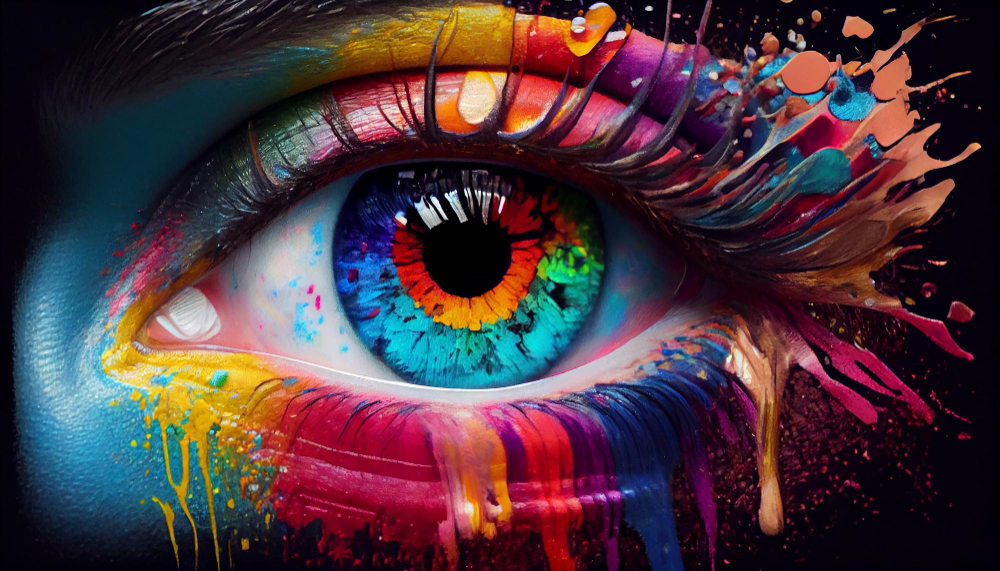
#> input picture HW2/color_image.jpg, 1000 x 571 px
$ python Q10.py
#> lines starting #> are read from the running program, lines starting #| are printed output that depends on the picture
import cv2


def crop_center_200x200(image_path):
    # 1. Read the image
#> called with image_path = 'color_image.jpg'
    img = cv2.imread(image_path)
#> img is the input picture: shape (571, 1000, 3); mean B, G, R 60.9, 52.6, 74.6

    if img is None:
        print("Error: Could not load image.")
        return

    # 2. Get image dimensions (Height, Width)
    h, w = img.shape[:2]
#> h = 571; w = 1000

    # 3. Define the crop size
    crop_size = 200

    # 4. Error Handling: Check if image is large enough
    if w < crop_size or h < crop_size:
        print(f"Error: Image is too small ({w}x{h}) to crop a {crop_size}x{crop_size} region.")
        return

    # 5. Calculate start and end coordinates
    # Center coordinates
    center_x, center_y = w // 2, h // 2
#> center_x = 500; center_y = 285

    # Top-left corner (start)
    start_x = center_x - (crop_size // 2)
#> start_x = 400
    start_y = center_y - (crop_size // 2)
#> start_y = 185

    # Bottom-right corner (end)
    end_x = start_x + crop_size
#> end_x = 600
    end_y = start_y + crop_size
#> end_y = 385

    print(f"Cropping region from x:{start_x} to x:{end_x}, y:{start_y} to y:{end_y}")
#| Cropping region from x:400 to x:600, y:185 to y:385

    # 6. Crop using NumPy array slicing
    # Syntax: image[row_start:row_end, col_start:col_end]
    cropped_img = img[start_y:end_y, start_x:end_x]
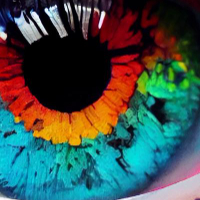
#> cropped_img: shape (200, 200, 3); mean B, G, R 75.8, 80.6, 60.9

    # 7. Display the results
    # Resize the window slightly just to make sure it's visible
    cv2.imshow('Original Image', img)
    cv2.imshow('Cropped 200x200 (Center)', cropped_img)

    cv2.waitKey(0)
    cv2.destroyAllWindows()


if __name__ == "__main__":
    crop_center_200x200('color_image.jpg')
